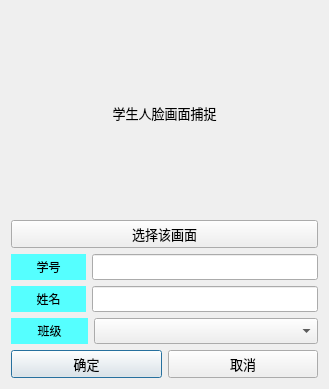
<?xml version="1.0" encoding="UTF-8"?>
<ui version="4.0">
 <class>Dialog</class>
 <widget class="QDialog" name="Dialog">
  <property name="geometry">
   <rect>
    <x>0</x>
    <y>0</y>
    <width>329</width>
    <height>389</height>
   </rect>
  </property>
  <property name="windowTitle">
   <string>Dialog</string>
  </property>
  <layout class="QVBoxLayout" name="verticalLayout_3">
   <item>
    <layout class="QVBoxLayout" name="verticalLayout_2">
     <item>
      <widget class="QLabel" name="label">
       <property name="minimumSize">
        <size>
         <width>200</width>
         <height>200</height>
        </size>
       </property>
       <property name="font">
        <font>
         <family>微软雅黑</family>
         <pointsize>10</pointsize>
        </font>
       </property>
       <property name="text">
        <string>学生人脸画面捕捉</string>
       </property>
       <property name="textFormat">
        <enum>Qt::MarkdownText</enum>
       </property>
       <property name="alignment">
        <set>Qt::AlignCenter</set>
       </property>
      </widget>
     </item>
     <item>
      <widget class="QPushButton" name="pushButton_6">
       <property name="font">
        <font>
         <family>微软雅黑</family>
         <pointsize>10</pointsize>
        </font>
       </property>
       <property name="text">
        <string>选择该画面</string>
       </property>
      </widget>
     </item>
     <item>
      <layout class="QVBoxLayout" name="verticalLayout_6">
       <item>
        <layout class="QHBoxLayout" name="horizontalLayout">
         <item>
          <widget class="QLabel" name="label_2">
           <property name="minimumSize">
            <size>
             <width>75</width>
             <height>0</height>
            </size>
           </property>
           <property name="layoutDirection">
            <enum>Qt::LeftToRight</enum>
           </property>
           <property name="styleSheet">
            <string notr="true">background-color: rgb(85, 255, 255);</string>
           </property>
           <property name="text">
            <string>学号</string>
           </property>
           <property name="alignment">
            <set>Qt::AlignCenter</set>
           </property>
          </widget>
         </item>
         <item>
          <widget class="QLineEdit" name="lineEdit">
           <property name="font">
            <font>
             <family>微软雅黑</family>
             <pointsize>10</pointsize>
            </font>
           </property>
          </widget>
         </item>
        </layout>
       </item>
       <item>
        <layout class="QHBoxLayout" name="horizontalLayout_4">
         <item>
          <widget class="QLabel" name="label_3">
           <property name="minimumSize">
            <size>
             <width>75</width>
             <height>0</height>
            </size>
           </property>
           <property name="styleSheet">
            <string notr="true">background-color: rgb(85, 255, 255);</string>
           </property>
           <property name="text">
            <string>姓名</string>
           </property>
           <property name="alignment">
            <set>Qt::AlignCenter</set>
           </property>
          </widget>
         </item>
         <item>
          <widget class="QLineEdit" name="lineEdit_2">
           <property name="font">
            <font>
             <family>微软雅黑</family>
             <pointsize>10</pointsize>
            </font>
           </property>
          </widget>
         </item>
        </layout>
       </item>
       <item>
        <layout class="QHBoxLayout" name="horizontalLayout_5">
         <item>
          <widget class="QLabel" name="label_4">
           <property name="minimumSize">
            <size>
             <width>75</width>
             <height>0</height>
            </size>
           </property>
           <property name="styleSheet">
            <string notr="true">background-color: rgb(85, 255, 255);</string>
           </property>
           <property name="text">
            <string>班级</string>
           </property>
           <property name="alignment">
            <set>Qt::AlignCenter</set>
           </property>
          </widget>
         </item>
         <item>
          <widget class="QComboBox" name="comboBox">
           <property name="minimumSize">
            <size>
             <width>224</width>
             <height>0</height>
            </size>
           </property>
           <property name="font">
            <font>
             <family>微软雅黑</family>
             <pointsize>10</pointsize>
            </font>
           </property>
          </widget>
         </item>
        </layout>
       </item>
      </layout>
     </item>
     <item>
      <layout class="QHBoxLayout" name="horizontalLayout_2">
       <item>
        <widget class="QPushButton" name="pushButton_2">
         <property name="font">
          <font>
           <family>微软雅黑</family>
           <pointsize>10</pointsize>
          </font>
         </property>
         <property name="text">
          <string>确定</string>
         </property>
         <property name="autoDefault">
          <bool>true</bool>
         </property>
         <property name="default">
          <bool>true</bool>
         </property>
         <property name="flat">
          <bool>false</bool>
         </property>
        </widget>
       </item>
       <item>
        <widget class="QPushButton" name="pushButton_3">
         <property name="font">
          <font>
           <family>微软雅黑</family>
           <pointsize>10</pointsize>
          </font>
         </property>
         <property name="text">
          <string>取消</string>
         </property>
        </widget>
       </item>
      </layout>
     </item>
    </layout>
   </item>
  </layout>
 </widget>
 <resources/>
 <connections/>
</ui>
